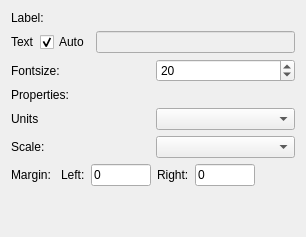
         <widget class="QWidget" name="tab_3">
          <attribute name="title">
           <string>X axis</string>
          </attribute>
          <layout class="QVBoxLayout" name="verticalLayout_8">
           <item>
            <widget class="QLabel" name="label_15">
             <property name="text">
              <string>Label:</string>
             </property>
            </widget>
           </item>
           <item>
            <layout class="QHBoxLayout" name="horizontalLayout_10">
             <item>
              <widget class="QLabel" name="label_9">
               <property name="text">
                <string>Text</string>
               </property>
              </widget>
             </item>
             <item>
              <widget class="QCheckBox" name="xAutoLabel_checkBox">
               <property name="text">
                <string>Auto</string>
               </property>
               <property name="checked">
                <bool>true</bool>
               </property>
              </widget>
             </item>
             <item>
              <widget class="QLineEdit" name="xAutoLabel_lineEdit">
               <property name="enabled">
                <bool>false</bool>
               </property>
              </widget>
             </item>
            </layout>
           </item>
           <item>
            <layout class="QHBoxLayout" name="horizontalLayout_15">
             <item>
              <widget class="QLabel" name="label_16">
               <property name="text">
                <string>Fontsize:</string>
               </property>
              </widget>
             </item>
             <item>
              <widget class="QSpinBox" name="xFontSize_spinBox">
               <property name="minimum">
                <number>1</number>
               </property>
               <property name="value">
                <number>20</number>
               </property>
              </widget>
             </item>
            </layout>
           </item>
           <item>
            <widget class="QLabel" name="label_17">
             <property name="text">
              <string>Properties:</string>
             </property>
            </widget>
           </item>
           <item>
            <layout class="QHBoxLayout" name="horizontalLayout_19">
             <item>
              <widget class="QLabel" name="label_23">
               <property name="text">
                <string>Units</string>
               </property>
              </widget>
             </item>
             <item>
              <widget class="QComboBox" name="xUnits_comboBox"/>
             </item>
            </layout>
           </item>
           <item>
            <layout class="QHBoxLayout" name="horizontalLayout_11">
             <item>
              <widget class="QLabel" name="label_10">
               <property name="text">
                <string>Scale:</string>
               </property>
              </widget>
             </item>
             <item>
              <widget class="QComboBox" name="xScale_comboBox"/>
             </item>
            </layout>
           </item>
           <item>
            <layout class="QHBoxLayout" name="horizontalLayout_43">
             <item>
              <widget class="QLabel" name="label">
               <property name="text">
                <string>Margin: </string>
               </property>
              </widget>
             </item>
             <item>
              <widget class="QLabel" name="label_50">
               <property name="text">
                <string>Left:</string>
               </property>
              </widget>
             </item>
             <item>
              <widget class="QLineEdit" name="lineEdit">
               <property name="minimumSize">
                <size>
                 <width>60</width>
                 <height>0</height>
                </size>
               </property>
               <property name="maximumSize">
                <size>
                 <width>60</width>
                 <height>16777215</height>
                </size>
               </property>
               <property name="text">
                <string>0</string>
               </property>
              </widget>
             </item>
             <item>
              <widget class="QLabel" name="label_51">
               <property name="text">
                <string>Right:</string>
               </property>
              </widget>
             </item>
             <item>
              <widget class="QLineEdit" name="lineEdit_2">
               <property name="minimumSize">
                <size>
                 <width>60</width>
                 <height>0</height>
                </size>
               </property>
               <property name="maximumSize">
                <size>
                 <width>60</width>
                 <height>16777215</height>
                </size>
               </property>
               <property name="text">
                <string>0</string>
               </property>
              </widget>
             </item>
             <item>
              <spacer name="horizontalSpacer_7">
               <property name="orientation">
                <enum>Qt::Horizontal</enum>
               </property>
               <property name="sizeHint" stdset="0">
                <size>
                 <width>40</width>
                 <height>20</height>
                </size>
               </property>
              </spacer>
             </item>
            </layout>
           </item>
           <item>
            <spacer name="verticalSpacer_2">
             <property name="orientation">
              <enum>Qt::Vertical</enum>
             </property>
             <property name="sizeHint" stdset="0">
              <size>
               <width>20</width>
               <height>40</height>
              </size>
             </property>
            </spacer>
           </item>
          </layout>
         </widget>
